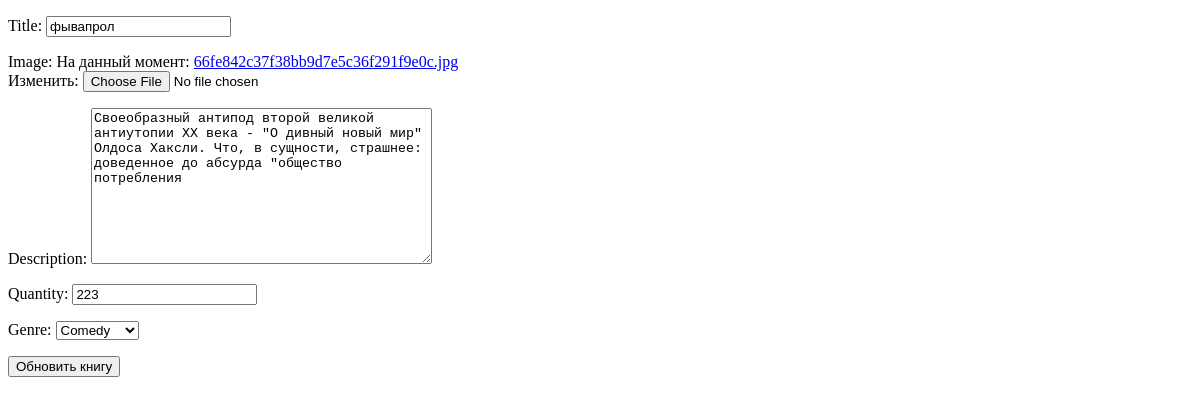
The app's page /book/7/update/, older data.
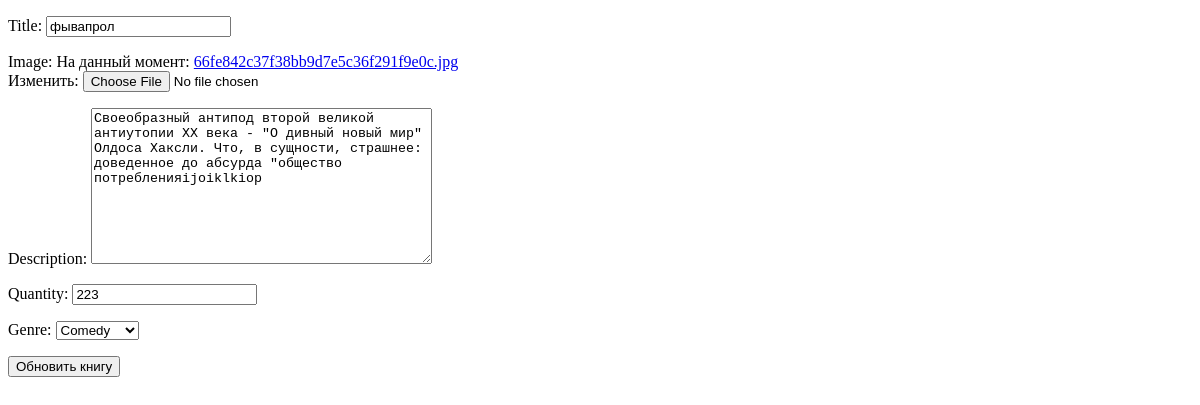
The same page, newer data.
### book/models.py (models this page shows, shortened)
class Book(models.Model):
    GENRE = (
        ("Detective", "Detective"),
        ("Horror", "Horror"),
        ("Anime", "Anime"),
        ("Comedy", "Comedy"),
        ("Document", "Document"),
        ("Fantasy", "Fantasy"),
    )
    title = models.CharField(max_length=100)
    image = models.ImageField(upload_to="")
    description = models.TextField()
    quantity = models.PositiveIntegerField(null=True)
    genre = models.CharField(max_length=100, choices=GENRE, null=True)
    created_date = models.DateTimeField(auto_now_add=True)
    updated_date = models.DateTimeField(auto_now_add=True)

### book/views.py (the view, shortened to what this page needs)
# urls.py: path("book/<int:id>/update/", views.BookUpdateView.as_view(), name="update"),
class BookUpdateView(generic.UpdateView):
    template_name = "book_update.html"
    form_class = forms.BookForm
    success_url = "/book/"
    def get_object(self, **kwargs):
        show_id = self.kwargs.get("id")
        return get_object_or_404(models.Book, id=show_id)

### book/forms.py
class BookForm(forms.ModelForm):
    class Meta:
        model = models.Book
        fields = "__all__"

### templates/book_update.html (shortened to what this page needs)
<!DOCTYPE html>
<html lang="en">
<head>
</head>
<body>
<form method="POST" enctype="multipart/form-data">
  {{form.as_p}}
  <button type="submit">Обновить книгу</button>
</form>
</body>
</html>

Row changes from the older to the newer data that the page shows:
changed Book "фывапрол": description "…доведенное до абсурда \"общество потребления" → "…доведенное до абсурда \"общество потребленияijoiklkiop"
